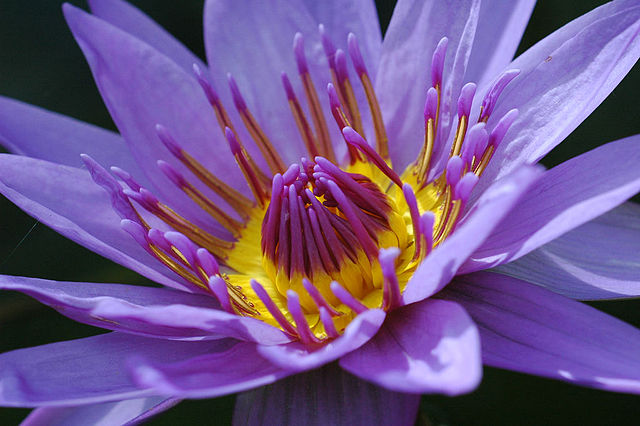
#> input picture DIP_CV/trackbar/lilly.jpg, 640 x 426 px
$ python trackbar.py
#> lines starting #> are read from the running program, lines starting #| are printed output that depends on the picture
import cv2
import numpy as np

#brightness im + offset
#contrast   im*contrast
#im *contrast + brightness
im = cv2.imread('lilly.jpg')
#> im is the input picture: shape (426, 640, 3); mean B, G, R 138, 85.4, 112.8
im = np.float32(im/255)
window = 'Lilly'
contrast = 10
max_contrast = 100
brightness = 0
max_brightness = 100

def change_contrast(val):
	global contrast
	contrast = val/10
	perform_operation()

def change_brightness(val):
	global brightness
	brightness = val/100
	perform_operation()

def perform_operation():
	im1 = im*contrast + brightness
	cv2.imshow(window, im1)

cv2.imshow(window, im)
cv2.createTrackbar("Contrast", window, contrast, max_contrast, change_contrast)
cv2.createTrackbar("Brightness", window, brightness, max_brightness, change_brightness)
#> slider 'Brightness' is set to 33
cv2.waitKey(0)
#> in perform_operation (call 2), `cv2.imshow(window, im1)`:
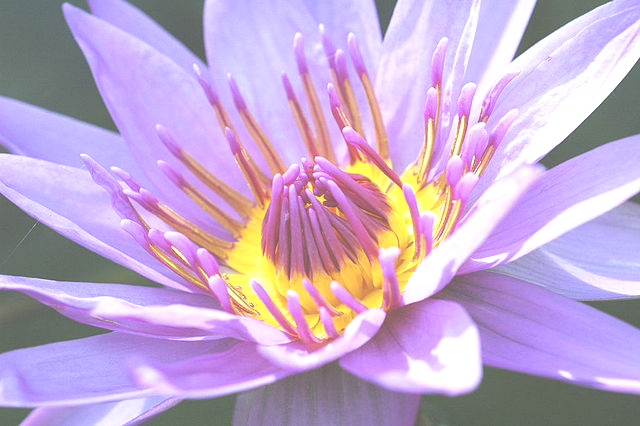
#> window 'Lilly': shape (426, 640, 3); mean B, G, R 206.6, 168.5, 194.4
